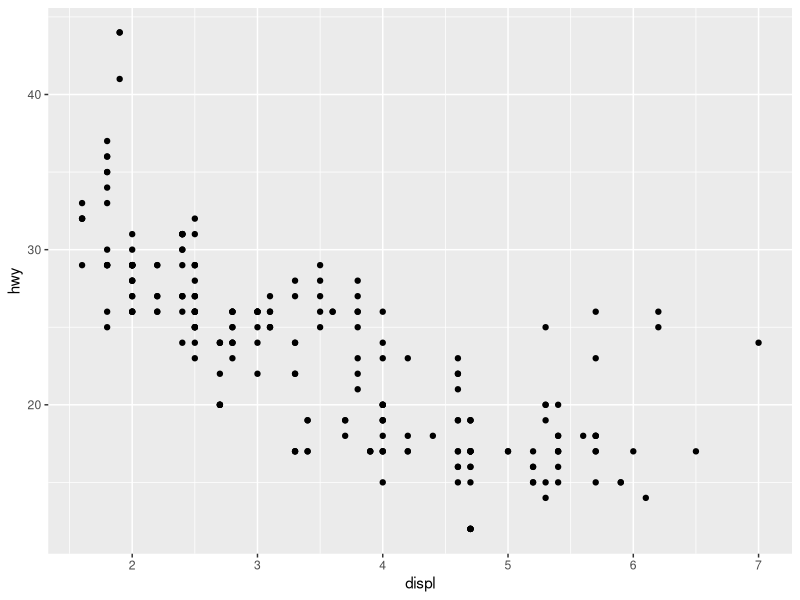
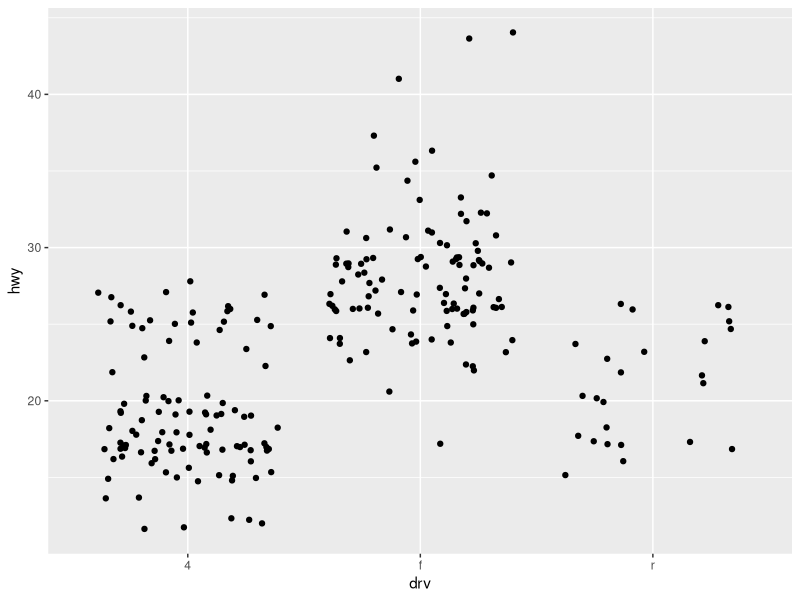
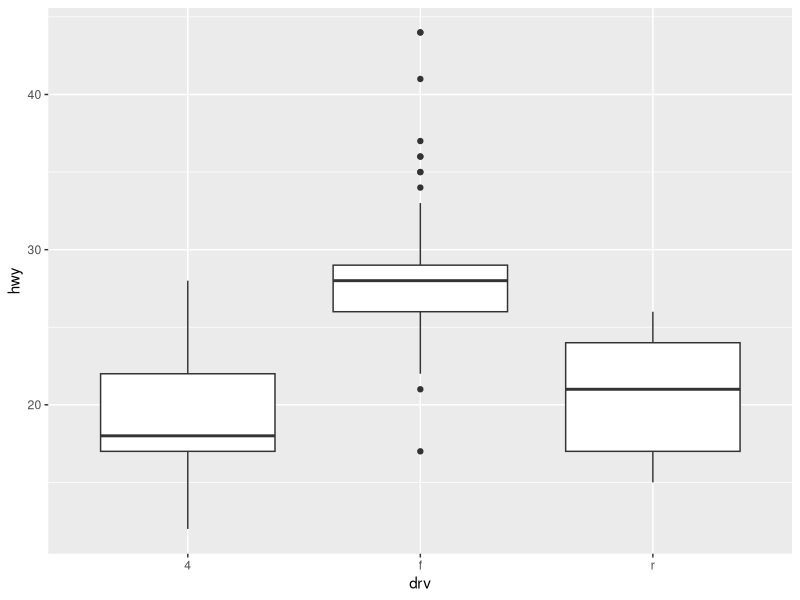
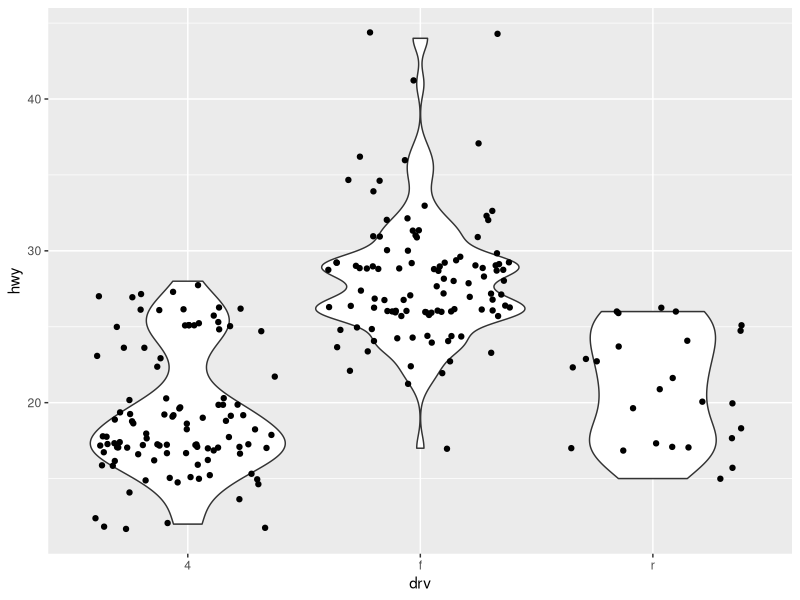
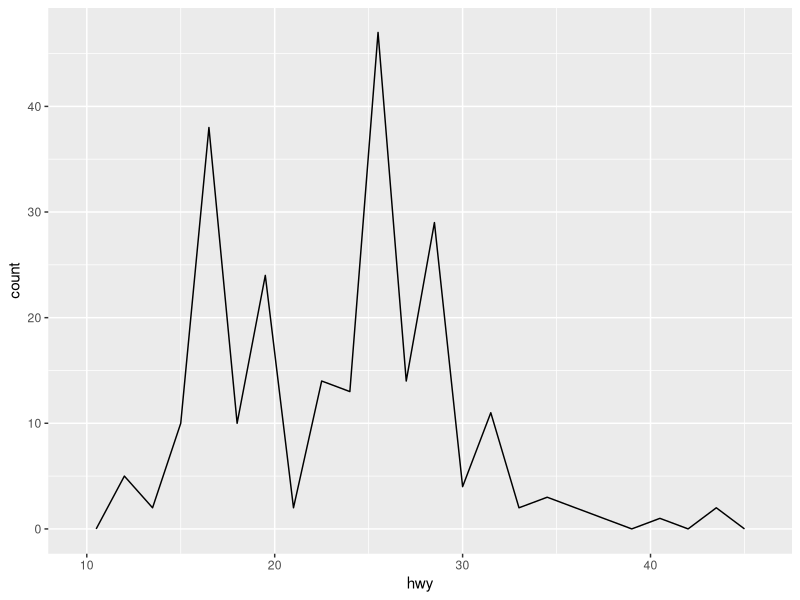
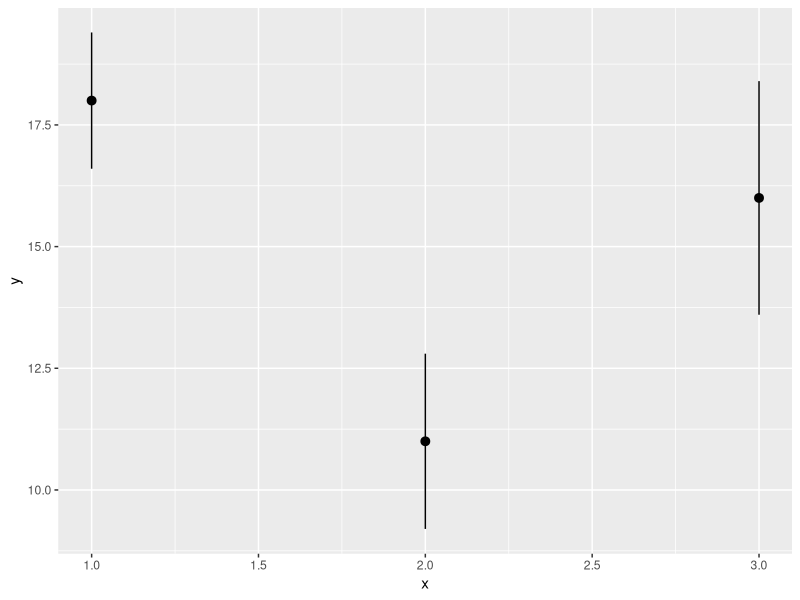
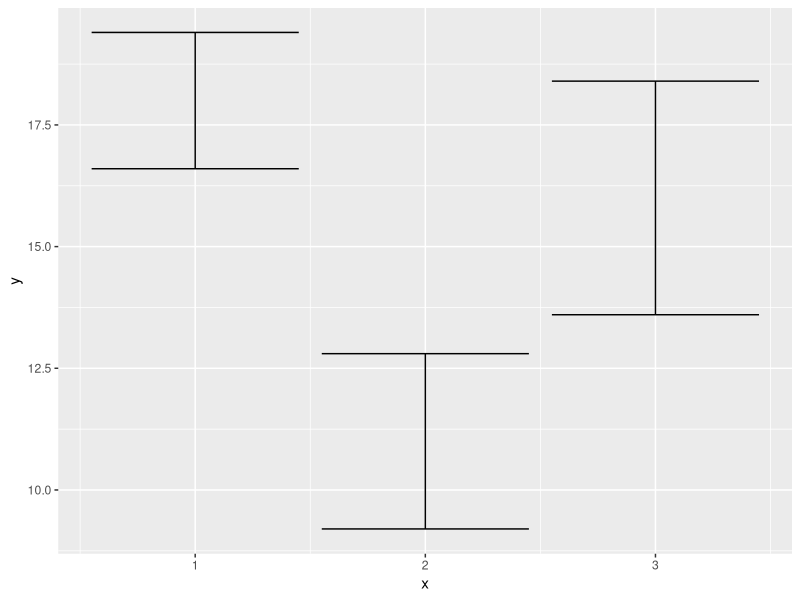
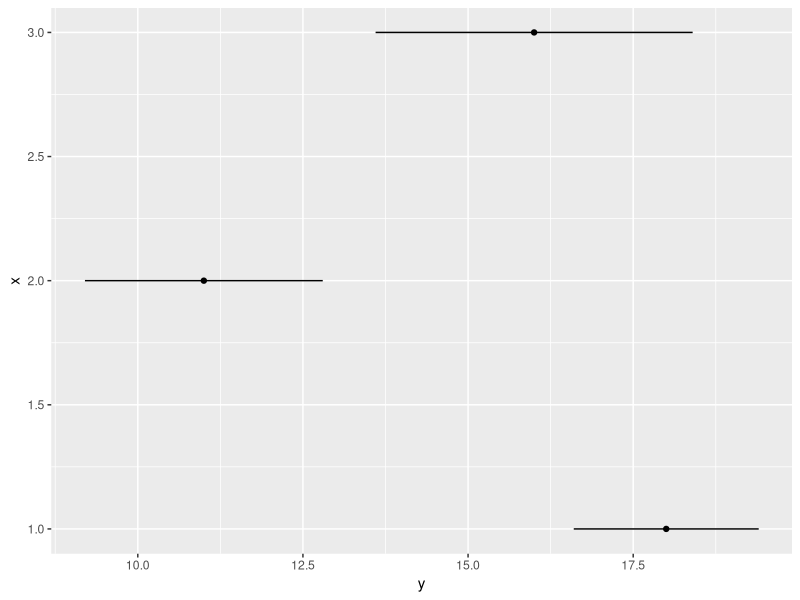

These charts were generated, in order, by the following R code: (Note: this script raises an error after producing the figures.)
## ---- chunk 1
library(tidyverse)
## ---- chunk 2
maybe_square <- function(x){
  if(x%%2 == 0){}
  if(x%%2 == 0){
    x**2
  }
  else {x}
}

maybe_square(4)
## ---- chunk 3
head(mpg)

mpg %>% 
  ggplot(aes(x = displ, y = hwy))+
  geom_point()
## ---- chunk 4
mpg %>%
  ggplot(aes(x=drv,y=hwy))+
  geom_jitter()

mpg %>%
  ggplot(aes(x=drv,y=hwy))+
  geom_boxplot()

mpg %>%
  ggplot(aes(x=drv,y=hwy))+
  geom_violin()+
  geom_jitter()

## ---- chunk 5
mpg %>% 
  ggplot(aes(hwy))+
  geom_freqpoly(binwidth = 1.5)
## ---- chunk 6
data.frame(
  y = c(18,11,16),
  x = c(1:3),
  z = c(1.4,1.8,2.4)
) %>% 
  ggplot(aes(x=x,y=y,ymin = y-z, ymax=y+z))+
  geom_pointrange()
## ---- chunk 7
data.frame(
  y = c(18,11,16),
  x = c(1:3),
  z = c(1.4,1.8,2.4)
) %>% 
  ggplot(aes(x=x,y=y,ymin = y-z, ymax=y+z))+
  geom_errorbar()
## ---- chunk 8
data.frame(
  y = c(18,11,16),
  x = c(1:3),
  z = c(1.4,1.8,2.4)
) %>% 
  ggplot(aes(x=x,y=y,ymin = y-z, ymax=y+z))+
  geom_linerange()+
  geom_point()+
  coord_flip()
## ---- chunk 9
midwest %>% 
  ggplot(aes(x=percwhite,y=percbelowpoverty))+
  geom_point(aes(size=poptotal/1e6))+
  scale_size_area("Population \n (millions)", breaks = c(0.5,1,2,3))
## ---- chunk 10
midwest %>% 
  ggplot(aes(x=percwhite,y=percbelowpoverty))+
  geom_point(aes(size=poptotal/1e6))+
  geom_smooth(aes(weight = poptotal),method = lm,size = 1)+
  scale_size_area("Population \n (millions)")
## ---- chunk 11
women

## ---- chunk 12
df_1 <- mtcars %>%
  select(am,
        mpg,
        hp)
  
result <- aov(mpg~hp*am,data = mtcars)

result_2 <- aov(mpg~hp+am,data = mtcars)
 
summary(result)
summary(result_2)

anova(result,result_2)
## ---- chunk 13
rainfall <- c(799,1174.8,865.1,1334.6,635.4,918.5,685.5,998,882,1071)
rainfall.timeseries <- ts(rainfall,start = c(2012,1),frequency = 12)

plot(rainfall.timeseries)
## ---- chunk 14
EuStockMarkets

ts_eu <- ts(EuStockMarkets[,1],start = c(1991,130),end = c(1998,169),frequency = 260)

decompose(ts_eu,type = "mult")

plot(decompose(ts_eu,type = "mult"))

install.packages("party")

library(party)

party::ctree()

readingSkills %>% 
  head()

df_dt <- readingSkills[c(1:105),]

dt <- ctree(nativeSpeaker~age+shoeSize+score, data=df_dt) 

plot(dt)
## ---- chunk 15
iris %>%
  head()
## ---- chunk 16
install.packages("randomForest")

library(randomForest)

#randomForest(formula,data)

readingSkills 

forest <- randomForest(nativeSpeaker~age+shoeSize+score, data = readingSkills)

importance(fit,type = 2)


## ---- chunk 17
library(survival)
library(tidyverse)

pbc %>% 
  head()

survival::survfit(Surv(pbc$time,pbc$status == 2)~1)

plot(survfit(Surv(pbc$time,pbc$status == 2)~1))
## ---- chunk 18
hc <- hclust(dist(sample(1:dim(iris)[1],40)),method = "ave")

plot(hc,hang=-1)

## ---- chunk 19
kmeans(iris,3)
